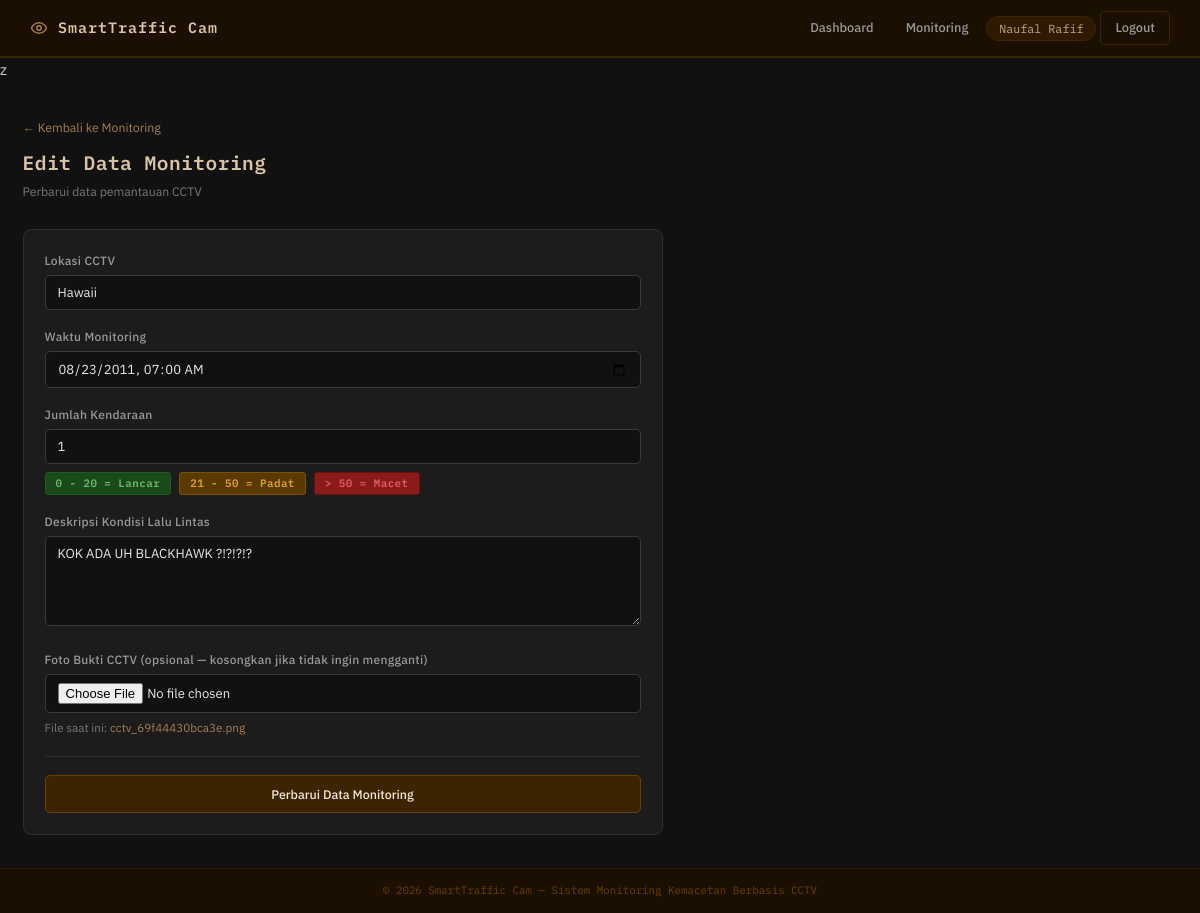
Page /edit_monitoring.php?id=3 (signed in) on the committed database.
### tables this page shows
CREATE TABLE `monitoring` (
  `id` int(11) NOT NULL,
  `user_id` int(11) NOT NULL,
  `lokasi_cctv` varchar(150) NOT NULL,
  `waktu_monitoring` datetime NOT NULL,
  `jumlah_kendaraan` int(11) NOT NULL,
  `status_kemacetan` enum('Lancar','Padat','Macet') NOT NULL,
  `deskripsi` text NOT NULL,
  `foto_bukti` varchar(255) NOT NULL,
  `created_at` timestamp NOT NULL DEFAULT current_timestamp()
);

### edit_monitoring.php (the view, shortened to what this page needs)
<?php
require 'koneksi.php';
$uid = (int)$_SESSION['user_id'];
$id  = (int)($_GET['id'] ?? 0);
$r    = mysqli_query($conn, "SELECT * FROM monitoring WHERE id = $id AND user_id = $uid");
$data = mysqli_fetch_assoc($r);
?>
<!DOCTYPE html>
<html lang="id">
<head>
    <link rel="stylesheet" href="assets/style.css">
</head>
<body>
<?php require 'navbar.php'; ?>
<div class="page-wrapper">
    <a href="monitoring.php" class="back-link">&larr; Kembali ke Monitoring</a>
    <div class="page-title">Edit Data Monitoring</div>
    <div class="page-subtitle">Perbarui data pemantauan CCTV</div>
    <div class="card form-max">
        <div class="card-body">
            <form method="POST" enctype="multipart/form-data">
                <div class="form-group">
                    <label>Lokasi CCTV</label>
                    <input type="text" name="lokasi_cctv" value="<?= htmlspecialchars($_POST['lokasi_cctv'] ?? $data['lokasi_cctv']) ?>">
                </div>
                <div class="form-group">
                    <label>Waktu Monitoring</label>
                    <input type="datetime-local" name="waktu_monitoring" value="<?= htmlspecialchars($_POST['waktu_monitoring'] ?? date('Y-m-d\TH:i', strtotime($data['waktu_monitoring']))) ?>">
                </div>
                <div class="form-group">
                    <label>Jumlah Kendaraan</label>
                    <input type="number" name="jumlah_kendaraan" min="0" value="<?= htmlspecialchars($_POST['jumlah_kendaraan'] ?? $data['jumlah_kendaraan']) ?>">
                    <div class="hint-badges">
                        <span class="badge badge-lancar">0 - 20 = Lancar</span>
                        <span class="badge badge-padat">21 - 50 = Padat</span>
                        <span class="badge badge-macet">&gt; 50 = Macet</span>
                    </div>
                </div>
                <div class="form-group">
                    <label>Deskripsi Kondisi Lalu Lintas</label>
                    <textarea name="deskripsi"><?= htmlspecialchars($_POST['deskripsi'] ?? $data['deskripsi']) ?></textarea>
                </div>
                <div class="form-group">
                    <label>Foto Bukti CCTV (opsional &mdash; kosongkan jika tidak ingin mengganti)</label>
                    <input type="file" name="foto_bukti" accept=".jpg,.jpeg,.png">
                    <div class="file-current">
                        File saat ini: <a href="uploads/<?= htmlspecialchars($data['foto_bukti']) ?>" target="_blank"><?= htmlspecialchars($data['foto_bukti']) ?></a>
                    </div>
                </div>
                <div class="divider"></div>
                <button type="submit" class="btn btn-primary btn-block">Perbarui Data Monitoring</button>
            </form>
        </div>
    </div>
</div>
<?php require 'footer.php'; ?>
</body>
</html>

### assets/style.css (style rules this page uses)
:root { --brown-900: #1a0f00; --brown-800: #2d1a00; --brown-700: #3d2400; --brown-600: #6b3f00; --brown-500: #8B5E3C; --brown-400: #a67c52; --brown-300: #c4a882; --brown-200: #d9c4a8; --brown-100: #f0e8db; --gray-900: #111111; --gray-800: #1c1c1c; --gray-750: #242424; --gray-700: #2e2e2e; --gray-600: #3a3a3a; --gray-500: #555555; --gray-400: #777777; --gray-300: #999999; --gray-200: #cccccc; --gray-100: #e8e8e8; --white: #f5f0ea; --danger: #8b1a1a; --danger-light: #c0392b; --success: #1a4a1a; --success-light: #27ae60; --warning: #5a3a00; --warning-light: #d4830a; }
*, *::before, *::after { box-sizing: border-box; margin: 0; padding: 0; }
html { font-size: 15px; }
body { font-family: 'IBM Plex Sans', sans-serif; background-color: var(--gray-900); color: var(--gray-200); min-height: 100vh; display: flex; flex-direction: column; line-height: 1.6; }
a { color: var(--brown-300); text-decoration: none; }
.page-wrapper { flex: 1; padding: 2.2rem 1.5rem; max-width: 1200px; margin: 0 auto; width: 100%; }
.page-title { font-family: 'IBM Plex Mono', monospace; font-size: 1.3rem; font-weight: 600; color: var(--brown-200); letter-spacing: .5px; margin-bottom: .3rem; }
.page-subtitle { font-size: .82rem; color: var(--gray-400); margin-bottom: 1.8rem; }
.card { background: var(--gray-800); border: 1px solid var(--gray-700); border-radius: 8px; overflow: hidden; }
.card-body { padding: 1.4rem; }
.badge { display: inline-block; padding: 2px 10px; border-radius: 3px; font-family: 'IBM Plex Mono', monospace; font-size: .72rem; font-weight: 600; letter-spacing: .5px; }
.badge-lancar { background: var(--success); color: #6dba6d; border: 1px solid #1e5c1e; }
.badge-padat { background: var(--warning); color: #e0a030; border: 1px solid #7a5200; }
.badge-macet { background: var(--danger); color: #e06060; border: 1px solid #6b1010; }
.btn { display: inline-flex; align-items: center; gap: 5px; padding: 7px 18px; border-radius: 5px; font-family: 'IBM Plex Sans', sans-serif; font-size: .83rem; font-weight: 500; cursor: pointer; border: 1px solid transparent; transition: all .15s; text-decoration: none; }
.btn-primary { background: var(--brown-700); border-color: var(--brown-600); color: var(--brown-100); }
.btn-block { width: 100%; justify-content: center; padding: 10px; }
.form-group { margin-bottom: 1.1rem; }
label { display: block; font-size: .8rem; font-weight: 500; color: var(--gray-300); margin-bottom: .35rem; letter-spacing: .3px; }
input[type="text"], input[type="email"], input[type="password"], input[type="number"], input[type="datetime-local"], input[type="file"], textarea, select { width: 100%; background: var(--gray-900); border: 1px solid var(--gray-600); border-radius: 5px; padding: 8px 12px; color: var(--gray-100); font-family: 'IBM Plex Sans', sans-serif; font-size: .87rem; transition: border-color .15s; outline: none; }
input::placeholder, textarea::placeholder { color: var(--gray-500); }
textarea { resize: vertical; min-height: 90px; }
.divider { height: 1px; background: var(--gray-700); margin: 1.2rem 0; }
.back-link { font-size: .82rem; color: var(--brown-400); display: inline-flex; align-items: center; gap: 4px; margin-bottom: .6rem; }
.form-max { max-width: 640px; }
.file-current { font-size: .78rem; color: var(--gray-400); margin-top: .4rem; }
.file-current a { color: var(--brown-400); font-size: .78rem; }
.hint-badges { display: flex; gap: 8px; margin-top: .5rem; flex-wrap: wrap; }

### rows in the picture
monitoring: lokasi_cctv "Hawaii", waktu_monitoring "08/23/2011 07:00", jumlah_kendaraan "1", deskripsi "KOK ADA UH BLACKHAWK ?!?!?!?", foto_bukti "cctv_69f44430bca3e.png"

### other values in the picture
$_SESSION['nama'] "Naufal Rafif"
